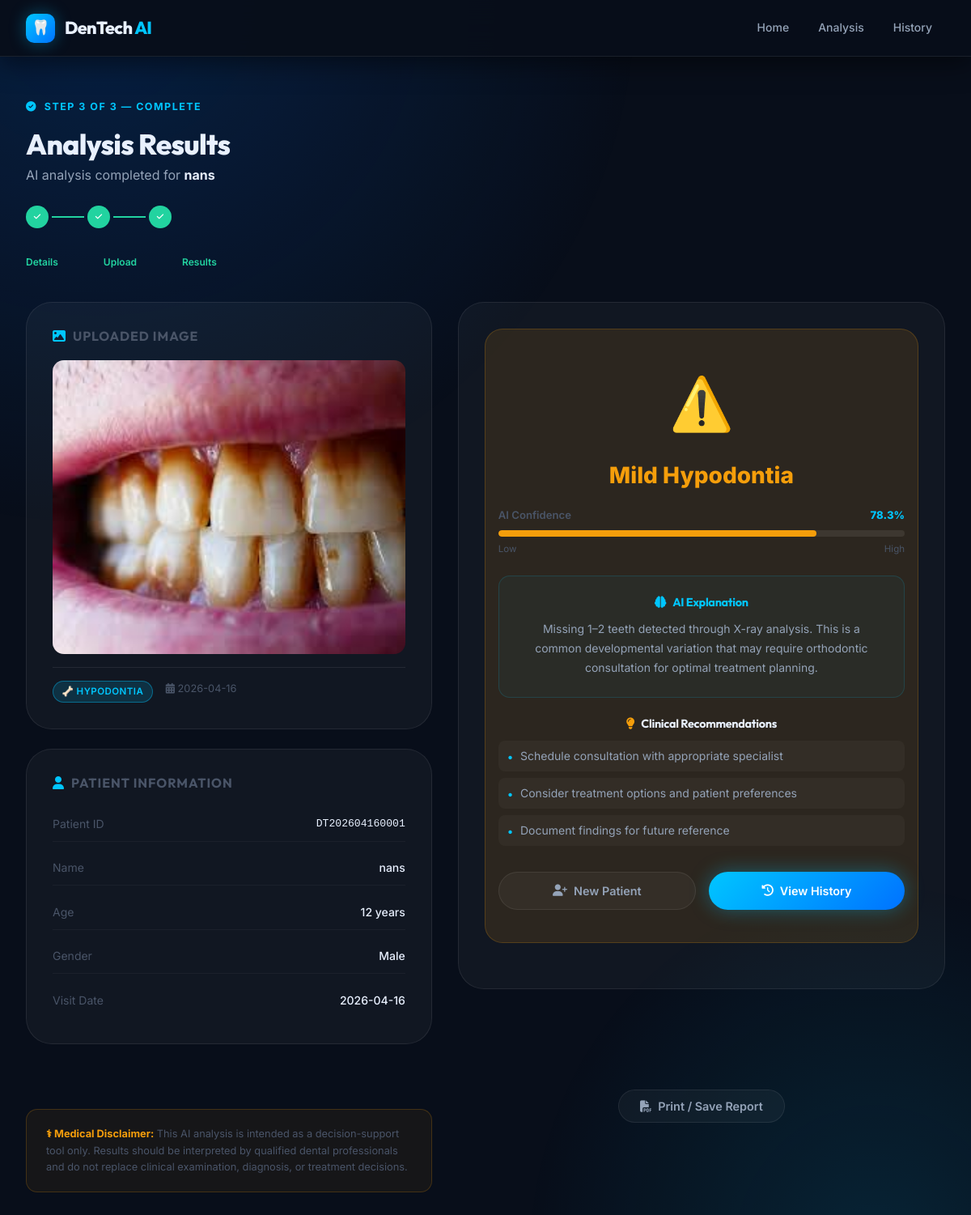
Page /results/DT202604160001 on the committed database.
### tables this page shows
CREATE TABLE patients (
                patient_id TEXT PRIMARY KEY,
                name TEXT NOT NULL,
                age INTEGER NOT NULL,
                gender TEXT NOT NULL,
                visit_date DATE NOT NULL,
                notes TEXT,
                condition_type TEXT,
                prediction_result TEXT,
                confidence_score REAL,
                image_path TEXT,
                created_at TIMESTAMP DEFAULT CURRENT_TIMESTAMP
            );

### app.py (the view)
@app.route('/results/<patient_id>')
def results(patient_id):
    patient = db.get_patient_by_id(patient_id)
    if not patient:
        flash('Patient not found')
        return redirect(url_for('index'))
    return render_template('results.html', patient=patient)

### database.py (called while the page is built)
    def get_connection(self):
        conn = sqlite3.connect(self.db_name, timeout=30)
        conn.execute('PRAGMA busy_timeout = 30000')
        return conn

    def get_patient_by_id(self, patient_id):
        conn = self.get_connection()
        try:
            cursor = conn.cursor()
            cursor.execute('''
                SELECT * FROM patients WHERE patient_id = ?
            ''', (patient_id,))
            return cursor.fetchone()
        finally:
            conn.close()

### templates/results.html (shortened to what this page needs)
<!DOCTYPE html>
<html lang="en">
<head>
  <link rel="stylesheet" href="{{ url_for('static', filename='css/style.css') }}">
  <link href="https://cdnjs.cloudflare.com/ajax/libs/font-awesome/6.5.0/css/all.min.css" rel="stylesheet">
</head>
<body>
  <nav class="site-nav scrolled">
    <div class="nav-inner">
      <a href="{{ url_for('index') }}" class="nav-brand">
        <div class="nav-brand-icon">🦷</div>
        <span class="nav-brand-text">DenTech <span>AI</span></span>
      </a>
      <div class="nav-links">
        <a href="{{ url_for('index') }}"           class="nav-link">Home</a>
        <a href="{{ url_for('patient_details') }}" class="nav-link">Analysis</a>
        <a href="{{ url_for('patient_history') }}" class="nav-link">History</a>
      </div>
    </div>
  </nav>
  <div class="results-page">
    <div class="container">
      <div style="margin-bottom:1.5rem;" class="anim-fade-up anim-delay-1">
        <span class="section-eyebrow">
          <i class="fas fa-check-circle"></i> &nbsp;Step 3 of 3 — Complete
        </span>
        <h1 class="section-title" style="font-size:2.2rem;">Analysis Results</h1>
        <p style="color:var(--text-secondary);margin-top:.35rem;">AI analysis completed for <strong style="color:var(--text-primary);">{{ patient[1] }}</strong></p>
      </div>
      <div class="steps anim-fade-up anim-delay-1" style="margin-bottom:2.5rem;">
        <div class="step-item done"><div class="step-dot"><i class="fas fa-check" style="font-size:.6rem;"></i></div></div>
        <div class="step-connector done"></div>
        <div class="step-item done"><div class="step-dot"><i class="fas fa-check" style="font-size:.6rem;"></i></div></div>
        <div class="step-connector done"></div>
        <div class="step-item done"><div class="step-dot"><i class="fas fa-check" style="font-size:.6rem;"></i></div></div>
      </div>
      <div style="display:flex;gap:3.5rem;margin-bottom:2.5rem;font-size:.75rem;color:var(--success);font-weight:600;margin-top:-.5rem;" class="anim-fade-up anim-delay-1">
        <span>Details</span><span>Upload</span><span>Results</span>
      </div>
      <div class="results-grid">
        <div class="anim-fade-up anim-delay-2">
          <div class="result-panel" style="margin-bottom:1.5rem;">
            <h3 style="font-size:1rem;text-transform:uppercase;letter-spacing:.06em;color:var(--text-muted);margin-bottom:1.25rem;">
              <i class="fas fa-image" style="color:var(--accent);margin-right:.5rem;"></i>Uploaded Image
            </h3>
            <img class="result-image"
                 src="{{ url_for('static', filename='../uploads/' + patient[9]) }}"
                 alt="Uploaded dental image">
            <div style="display:flex;gap:1rem;flex-wrap:wrap;margin-top:1rem;padding-top:1rem;border-top:1px solid var(--border);">
              <span class="badge badge-accent">
                {% if patient[6] == 'hypodontia' %}🦴 Hypodontia{% else %}🦷 Discoloration{% endif %}
              </span>
              <span style="font-size:.8rem;color:var(--text-muted);">
                <i class="fas fa-calendar-alt"></i>
                {{ patient[10].split()[0] if patient[10] else 'N/A' }}
              </span>
            </div>
          </div>
          <div class="result-panel">
            <h3 style="font-size:1rem;text-transform:uppercase;letter-spacing:.06em;color:var(--text-muted);margin-bottom:1.25rem;">
              <i class="fas fa-user" style="color:var(--accent);margin-right:.5rem;"></i>Patient Information
            </h3>
            <div class="result-info-grid">
              <div class="result-info-row">
                <span class="result-info-key">Patient ID</span>
                <span class="result-info-val" style="font-family:monospace;font-size:.82rem;">{{ patient[0] }}</span>
              </div>
              <div class="result-info-row">
                <span class="result-info-key">Name</span>
                <span class="result-info-val">{{ patient[1] }}</span>
              </div>
              <div class="result-info-row">
                <span class="result-info-key">Age</span>
                <span class="result-info-val">{{ patient[2] }} years</span>
              </div>
              <div class="result-info-row">
                <span class="result-info-key">Gender</span>
                <span class="result-info-val">{{ patient[3] }}</span>
              </div>
              <div class="result-info-row">
                <span class="result-info-key">Visit Date</span>
                <span class="result-info-val">{{ patient[4] }}</span>
              </div>
            </div>
          </div>
        </div>
        <div class="anim-fade-up anim-delay-3">
          <div class="result-panel">
            <div class="result-status
              {% if 'No' in patient[7] or 'Normal' in patient[7] %}
                " style="background:var(--success-bg);border:1px solid rgba(34,211,160,.2);">
              <span class="result-emoji">✅</span>
              <div class="result-label" style="color:var(--success);">{{ patient[7] }}</div>
            {% elif 'Mild' in patient[7] %}
                " style="background:var(--warning-bg);border:1px solid rgba(245,158,11,.2);">
              <span class="result-emoji">⚠️</span>
              <div class="result-label" style="color:var(--warning);">{{ patient[7] }}</div>
            {% elif 'Moderate' in patient[7] %}
                " style="background:rgba(251,146,60,.08);border:1px solid rgba(251,146,60,.2);">
              <span class="result-emoji">🔶</span>
              <div class="result-label" style="color:#fb923c;">{{ patient[7] }}</div>
            {% else %}
                " style="background:var(--danger-bg);border:1px solid rgba(239,68,68,.2);">
              <span class="result-emoji">🔴</span>
              <div class="result-label" style="color:var(--danger);">{{ patient[7] }}</div>
            {% endif %}
            <div style="margin-top:1rem;">
              <div style="display:flex;justify-content:space-between;margin-bottom:.5rem;font-size:.82rem;">
                <span style="color:var(--text-muted);font-weight:600;">AI Confidence</span>
                <span style="font-weight:800;color:var(--accent);">{{ "%.1f"|format(patient[8]) }}%</span>
              </div>
              <div class="confidence-bar">
                <div class="confidence-fill" id="confFill" data-val="{{ patient[8] }}"></div>
              </div>
              <div style="display:flex;justify-content:space-between;font-size:.72rem;color:var(--text-muted);margin-top:.35rem;">
                <span>Low</span><span>High</span>
              </div>
            </div>
            <div class="ai-expl-box">
              <h4><i class="fas fa-brain" style="margin-right:.5rem;"></i>AI Explanation</h4>
              <p>
                {% if patient[6] == 'hypodontia' %}
                  {% if 'No' in patient[7] %}Normal tooth development pattern observed. All expected tooth structures are present in the X-ray image. No signs of missing or underdeveloped teeth detected.
                  {% elif 'Mild' in patient[7] %}Missing 1–2 teeth detected through X-ray analysis. This is a common developmental variation that may require orthodontic consultation for optimal treatment planning.
                  {% elif 'Moderate' in patient[7] %}Missing 3–5 teeth identified in the dental X-ray. Comprehensive treatment planning recommended with prosthodontic evaluation for potential replacement options.
                  {% else %}Significant tooth absence detected. A multidisciplinary approach is recommended involving orthodontics, prosthodontics, and possible implant consultation.
                  {% endif %}
                {% endif %}
              </p>
            </div>
            <div>
              <h4 style="font-size:.9rem;color:var(--text-primary);margin-bottom:.75rem;">
                <i class="fas fa-lightbulb" style="color:var(--warning);margin-right:.5rem;"></i>Clinical Recommendations
              </h4>
              <ul class="reco-list">
                {% if 'No' in patient[7] or 'Normal' in patient[7] %}
                  <li>Continue regular dental check-ups and maintenance</li>
                  <li>Follow standard preventive care protocols</li>
                  <li>Monitor for any changes during routine visits</li>
                {% elif 'Mild' in patient[7] %}
                  <li>Schedule consultation with appropriate specialist</li>
                  <li>Consider treatment options and patient preferences</li>
                  <li>Document findings for future reference</li>
                {% else %}
                  <li>Immediate specialist consultation recommended</li>
                  <li>Comprehensive treatment planning required</li>
                  <li>Patient education regarding condition and options</li>
                  <li>Follow-up scheduling for progress monitoring</li>
                {% endif %}
              </ul>
            </div>
            <div class="result-actions">
              <a href="{{ url_for('patient_details') }}" class="btn btn-secondary">
                <i class="fas fa-user-plus"></i> New Patient
              </a>
              <a href="{{ url_for('patient_history') }}" class="btn btn-primary">
                <i class="fas fa-history"></i> View History
              </a>
            </div>
          </div>
        </div>
      </div>
      <div class="disclaimer-box anim-fade-up">
        <strong style="color:var(--warning);">⚕ Medical Disclaimer:</strong>
        This AI analysis is intended as a decision-support tool only. Results should be interpreted by qualified dental professionals
        and do not replace clinical examination, diagnosis, or treatment decisions.
      </div>
      <div style="text-align:center;margin-top:1.5rem;" class="anim-fade-up">
        <button class="btn btn-secondary" onclick="window.print()">
          <i class="fas fa-file-pdf"></i> Print / Save Report
        </button>
      </div>
    </div>
  </div>
</body>
</html>

### rows in the picture
patients: name "nans", image_path (picture), created_at "2026-04-16", patient_id "DT202604160001", age "12", gender "Male", visit_date "2026-04-16", prediction_result "Mild Hypodontia", confidence_score "78.3"
